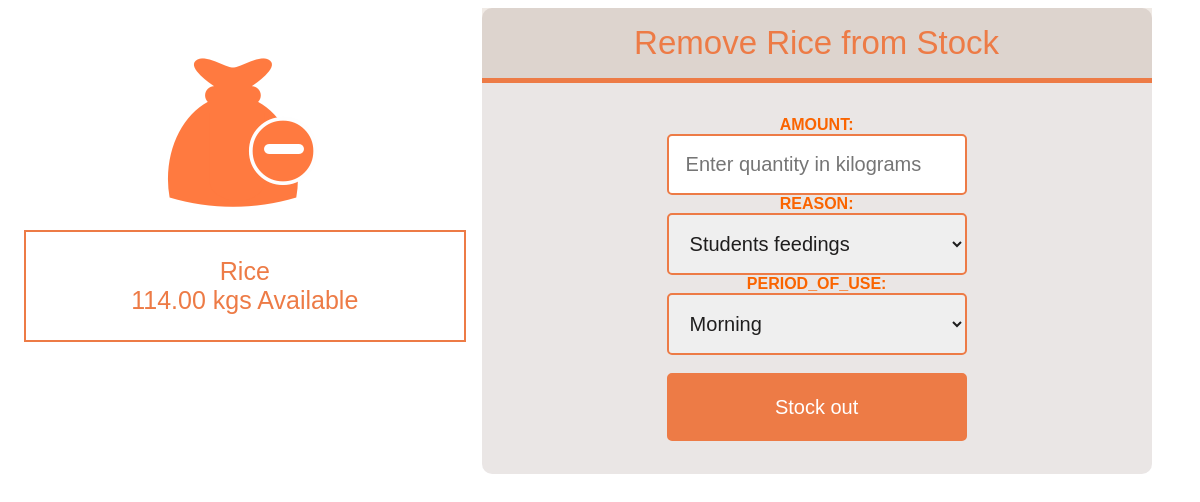
The app's page /stock_out.php?pid=11 with its own data.
### tables this page shows
CREATE TABLE `products` (
  `pro_id` int(11) NOT NULL,
  `product_name` varchar(200) NOT NULL,
  `Quantity` decimal(13,2) NOT NULL,
  `qnty_measures` varchar(50) NOT NULL DEFAULT 'kgs'
);

### stock_out.php (the view, shortened to what this page needs)
<?php
include'connection.php';
$pid=$_GET['pid'];
$qry3=mysqli_query($con,"select * from products where pro_id='$pid'");
$fetchp=mysqli_fetch_array($qry3);
?>
<!DOCTYPE html>
<html>
<head>
	<link rel="stylesheet" href="styles/stock_out.css">
</head>
<body style="background: rgba(255, 255, 255, 0.8);">
<div class="container">
	<div class="container-item-img">
		<img src="images/remv.png" alt="">
		<div style="font: 25px arial black,sans-serif;color: rgb(237, 123, 70);border: 2px solid rgb(237, 123, 70);margin: 1rem;">
	<p>
		<?php echo $fetchp['product_name'];?><br>
		<?php echo $fetchp['Quantity']." ".$fetchp['qnty_measures']." ";?>Available
	</p>
</div>
	</div>
	<center>
	<form method="POST">
		<h3>Remove <?php echo $fetchp['product_name'];?> from Stock</h3>
<b style="color: rgb(250, 100, 0);">AMOUNT:</b><br>
<input type="number" class="remove-product" name="quantity" placeholder="Enter quantity in kilograms" required><br>
<b style="color: rgb(250, 100, 0);">REASON:</b><br>
<select name="reason" class="remove-product" required>
	<option value="students feedings">Students feedings</option>
	<option value="Teachers feedings">Teachers feedings</option></select><br>
<b style="color: rgb(250, 100, 0);">PERIOD_OF_USE:</b><br>
<select name="period" class="remove-product" required>
	<option value="Morning">Morning</option>
	<option value="After noon">After noon</option></select><br><br>
<input type="submit" class="submit-btn" name="out" value="Stock out">
</form>
</center>
</div></body></html>

### styles/stock_out.css (style rules this page uses)
h3 { font: 33px arial black,sans-serif; color: rgb(237, 123, 70); background-color: rgba(105, 50, 0, 0.1); padding: 1rem; margin-top: 0px; border-bottom: 5px solid rgb(237, 123, 70); }
body { background: rgba(255, 255, 255, 0.8); }
form { background-color: rgba(50, 10, 0, 0.1); width: 670px; padding-bottom: 1rem; height: 450px; border-radius: 10px; font-family: sans-serif; }
.submit-btn { border-radius: 5px; font: 20px arial black,sans-serif; color: white; border: 2px solid rgb(237, 123, 70); outline-color: rgb(237, 123, 70); background-color: rgb(237, 123, 70); padding: 17px; line-height: 30px; width: 300px; }
.remove-product { padding: 17px; color: rgb(31, 30, 30); border: 2px solid rgb(237, 123, 70); outline-color: rgb(237, 123, 70); border-radius: 5px; width: 300px; box-sizing: border-box; font-size: 20px; }
.container { display: flex; width: 100%; flex-wrap: nowrap; }
.container-item-img { width: 40%; text-align: center; margin-top: 40px; }

### records on screen
products: product_name "Rice", Quantity "114.00", qnty_measures "kgs"
